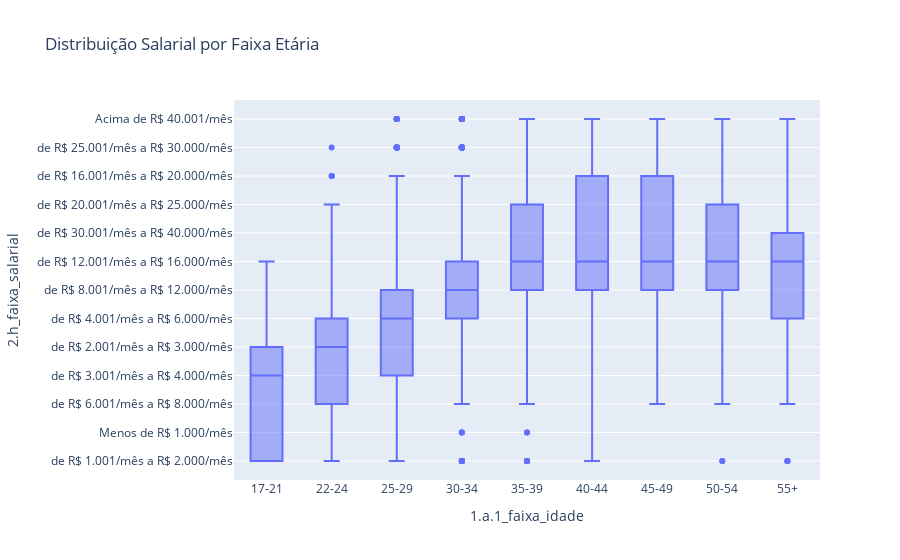

Notebook code cell kept with this figure:
### Code cell
# H3: Política salarial desfavorece faixas etárias mais velhas?
fig3 = px.box(
    df_h3,
    x="1.a.1_faixa_idade",
    y="2.h_faixa_salarial",
    title="Distribuição Salarial por Faixa Etária",
)
fig3.show()

### Figure 1 — Plotly figure (JSON) as saved in the notebook; plotly's stock layout.template omitted (floating-point values rounded to 4 significant figures; data arrays with more than 128 entries replaced by an {"elided": "..."} marker saying what was removed)
{"data": [{"alignmentgroup": "True", "hovertemplate": "1.a.1_faixa_idade=%{x}<br>2.h_faixa_salarial=%{y}<extra></extra>", "legendgroup": "", "marker": {"color": "#636efa"}, "name": "", "notched": false, "offsetgroup": "", "orientation": "v", "showlegend": false, "type": "box", "x": {"elided": "4863 str values"}, "x0": " ", "xaxis": "x", "y": {"elided": "4863 str values"}, "y0": " ", "yaxis": "y"}], "layout": {"boxmode": "group", "legend": {"tracegroupgap": 0}, "title": {"text": "Distribuição Salarial por Faixa Etária"}, "xaxis": {"anchor": "y", "domain": [0, 1], "title": {"text": "1.a.1_faixa_idade"}}, "yaxis": {"anchor": "x", "domain": [0, 1], "title": {"text": "2.h_faixa_salarial"}}}}
